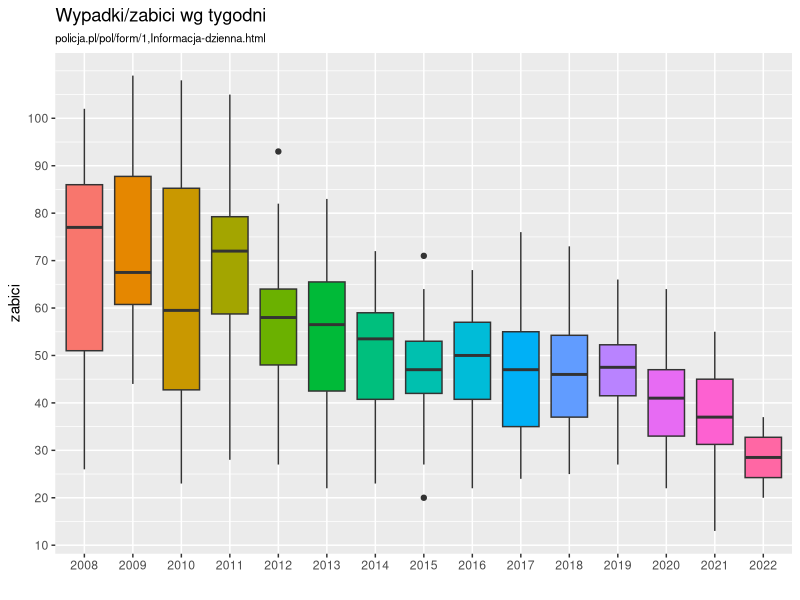
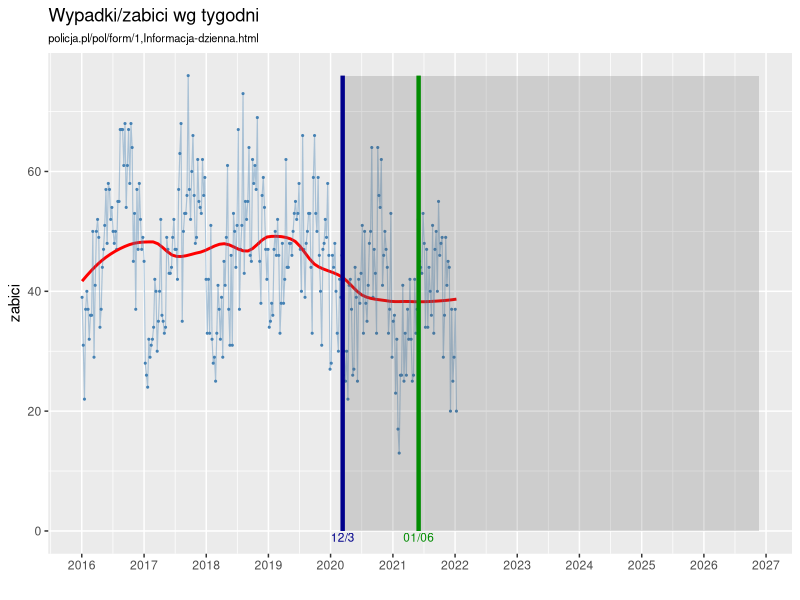
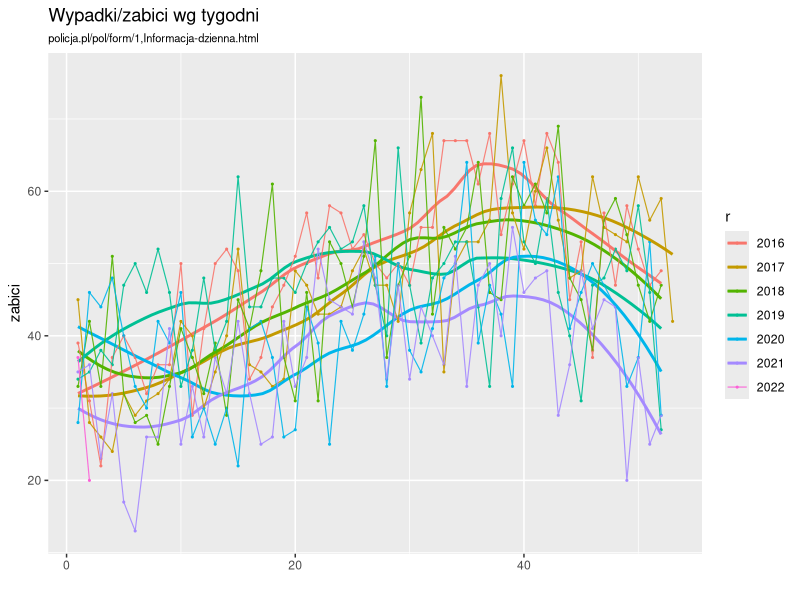
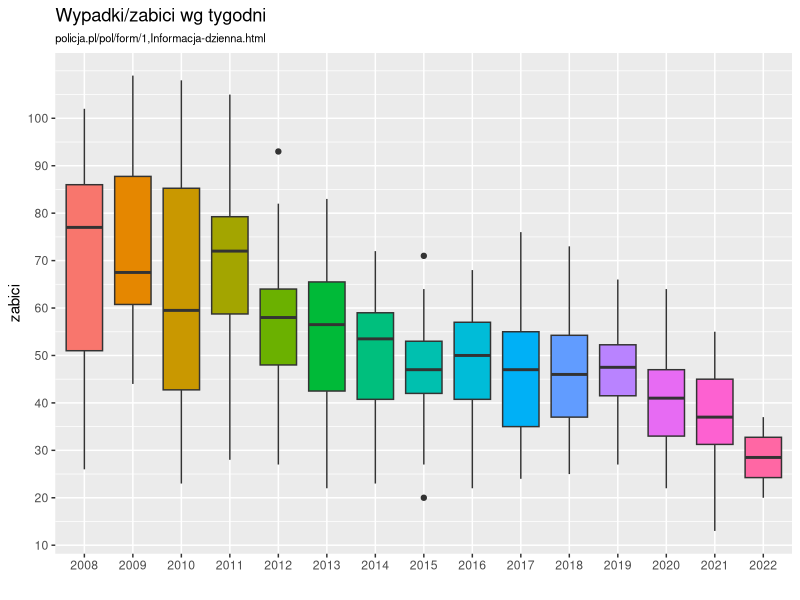
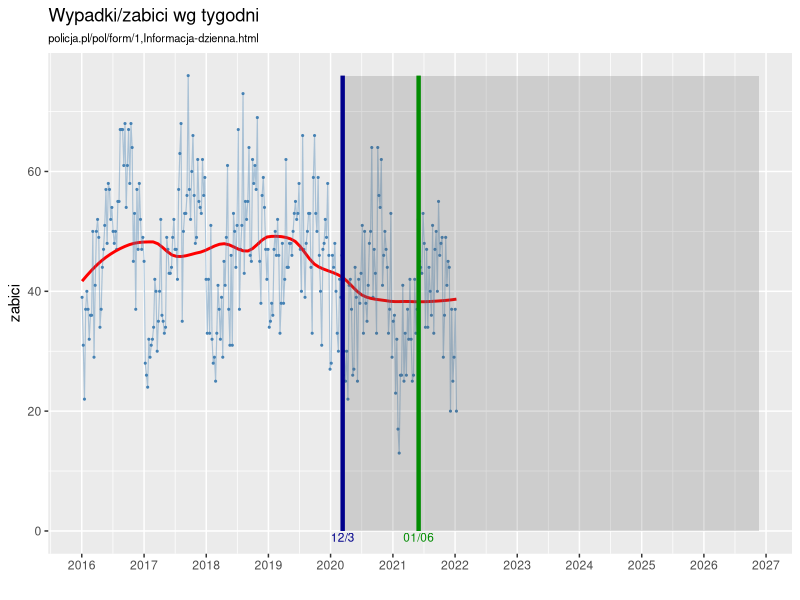
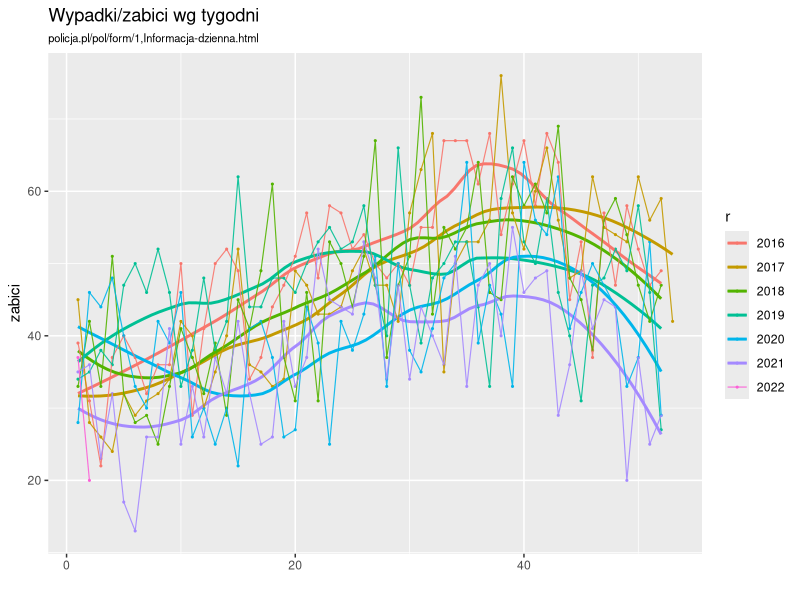

R code for these plots, in order:
library("dplyr")
library("ggplot2")
library("ggpubr")
library("scales")
##
today <- Sys.Date()
lastDay <- format(today, "%Y-%m-%d")

d <- read.csv("ppw.csv", sep = ';',  header=T, na.string="NA") %>%
 select(rok, nrt, zabici, d1)

### Wszystkie lata bo kolor są nieistotne
p1 <- ggplot(d, aes(x= as.factor(rok), y= zabici, fill=as.factor(rok))) + 
 geom_boxplot() +
 xlab(label="") +
 scale_y_continuous(breaks=seq(0,100, by=10)) +
 theme(plot.subtitle=element_text(size=8, hjust=0, color="black"), legend.position = "none") +
 ggtitle("Wypadki/zabici wg tygodni", subtitle="policja.pl/pol/form/1,Informacja-dzienna.html") 

ggsave(plot=p1, "PPW_Zabici_1.png", width=12)
p1
## Od 2016
d <- d %>% filter(as.Date(d1) > "2015-12-31") %>% as.data.frame

maxY <- max (d$zabici)
p2 <- ggplot(d, aes(x= as.Date(d1), y=zabici)) + 
 geom_point(color="steelblue", size=.4) +
 geom_smooth(method="loess", color="red", size=1, se=F, span=.5) +
 geom_line(color="steelblue", size=.4, alpha=.4) +
 xlab(label="") +
 scale_x_date( labels = date_format("%Y"), breaks ="1 year") +
 theme(plot.subtitle=element_text(size=8, hjust=0, color="black")) +
  annotate("rect", xmin = as.Date("2020-03-12"), xmax = as.Date(lastDay), ymin = 0, ymax = maxY, alpha = .2) +
  annotate("rect", xmin = as.Date("2020-03-12"), xmax = as.Date("2020-03-12"), ymin = 0, ymax = maxY, color = "darkblue", size=1.5) +
  annotate("rect", xmin = as.Date("2021-06-01"), xmax = as.Date("2021-06-01"), ymin = 0, ymax = maxY, color = "green4", size=1.5, alpha=.4) +
  annotate("text", x = as.Date("2020-03-12"), y=0, label = "12/3", vjust = 1.2, size=3, color="darkblue") +
  annotate("text", x = as.Date("2021-06-01"), y=0, label = "01/06", vjust = 1.2, size=3, color="green4") +
 ggtitle("Wypadki/zabici wg tygodni", subtitle="policja.pl/pol/form/1,Informacja-dzienna.html") 

ggsave(plot=p2, "PPW_Zabici_2.png", width=12)
p2

#dz <- d %>% group_by(nrt) %>%
#  summarise (rok = 0, zt = mean(zabici))

p3 <- d %>% mutate (r=as.factor(rok)) %>%
  ggplot(aes(x= nrt, color=r,
             y=zabici, group=r)) + 
 geom_point(size=.4) +
 geom_smooth(se=F, span=.5 ) +
 #facet_wrap(~ rok, , scales = "fixed") +
 geom_line(size=.4, alpha=.9) +
 xlab(label="") +
 ##scale_x_date( labels = date_format("%Y"), breaks ="1 year") +
 theme(plot.subtitle=element_text(size=8, hjust=0, color="black")) +
 ggtitle("Wypadki/zabici wg tygodni", subtitle="policja.pl/pol/form/1,Informacja-dzienna.html") +
 geom_blank()


ggsave(plot=p3, "PPW_Zabici_3.png", width=12)
p3
